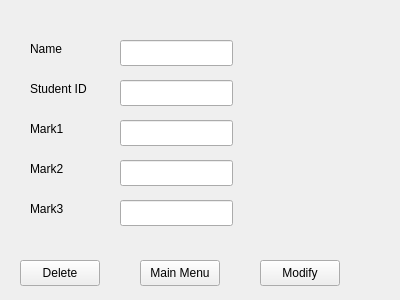
<?xml version="1.0" encoding="UTF-8"?>
<ui version="4.0">
 <class>ModifyWidget</class>
 <widget class="QWidget" name="ModifyWidget">
  <property name="geometry">
   <rect>
    <x>0</x>
    <y>0</y>
    <width>400</width>
    <height>300</height>
   </rect>
  </property>
  <property name="windowTitle">
   <string>Form</string>
  </property>
  <widget class="QPushButton" name="returnButton">
   <property name="geometry">
    <rect>
     <x>140</x>
     <y>260</y>
     <width>80</width>
     <height>26</height>
    </rect>
   </property>
   <property name="text">
    <string>Main Menu</string>
   </property>
  </widget>
  <widget class="QLabel" name="nameLabel">
   <property name="geometry">
    <rect>
     <x>30</x>
     <y>40</y>
     <width>54</width>
     <height>18</height>
    </rect>
   </property>
   <property name="text">
    <string>Name</string>
   </property>
  </widget>
  <widget class="QLabel" name="idLabel">
   <property name="geometry">
    <rect>
     <x>30</x>
     <y>80</y>
     <width>61</width>
     <height>18</height>
    </rect>
   </property>
   <property name="text">
    <string>Student ID</string>
   </property>
  </widget>
  <widget class="QLabel" name="mathLabel">
   <property name="geometry">
    <rect>
     <x>30</x>
     <y>120</y>
     <width>54</width>
     <height>18</height>
    </rect>
   </property>
   <property name="text">
    <string>Mark1</string>
   </property>
  </widget>
  <widget class="QLineEdit" name="nameLineEdit">
   <property name="geometry">
    <rect>
     <x>120</x>
     <y>40</y>
     <width>113</width>
     <height>26</height>
    </rect>
   </property>
  </widget>
  <widget class="QLineEdit" name="idLineEdit">
   <property name="geometry">
    <rect>
     <x>120</x>
     <y>80</y>
     <width>113</width>
     <height>26</height>
    </rect>
   </property>
  </widget>
  <widget class="QLineEdit" name="mathLineEdit">
   <property name="geometry">
    <rect>
     <x>120</x>
     <y>120</y>
     <width>113</width>
     <height>26</height>
    </rect>
   </property>
  </widget>
  <widget class="QLineEdit" name="enLineEdit">
   <property name="geometry">
    <rect>
     <x>120</x>
     <y>160</y>
     <width>113</width>
     <height>26</height>
    </rect>
   </property>
  </widget>
  <widget class="QLineEdit" name="cLineEdit">
   <property name="geometry">
    <rect>
     <x>120</x>
     <y>200</y>
     <width>113</width>
     <height>26</height>
    </rect>
   </property>
  </widget>
  <widget class="QLabel" name="cLabel">
   <property name="geometry">
    <rect>
     <x>30</x>
     <y>200</y>
     <width>54</width>
     <height>18</height>
    </rect>
   </property>
   <property name="text">
    <string>Mark3</string>
   </property>
  </widget>
  <widget class="QPushButton" name="deleteButton">
   <property name="geometry">
    <rect>
     <x>20</x>
     <y>260</y>
     <width>80</width>
     <height>26</height>
    </rect>
   </property>
   <property name="text">
    <string>Delete</string>
   </property>
  </widget>
  <widget class="QPushButton" name="modifyButton">
   <property name="geometry">
    <rect>
     <x>260</x>
     <y>260</y>
     <width>80</width>
     <height>26</height>
    </rect>
   </property>
   <property name="text">
    <string>Modify</string>
   </property>
  </widget>
  <widget class="QLabel" name="enLabel">
   <property name="geometry">
    <rect>
     <x>30</x>
     <y>160</y>
     <width>54</width>
     <height>18</height>
    </rect>
   </property>
   <property name="text">
    <string>Mark2</string>
   </property>
  </widget>
 </widget>
 <resources/>
 <connections/>
</ui>
